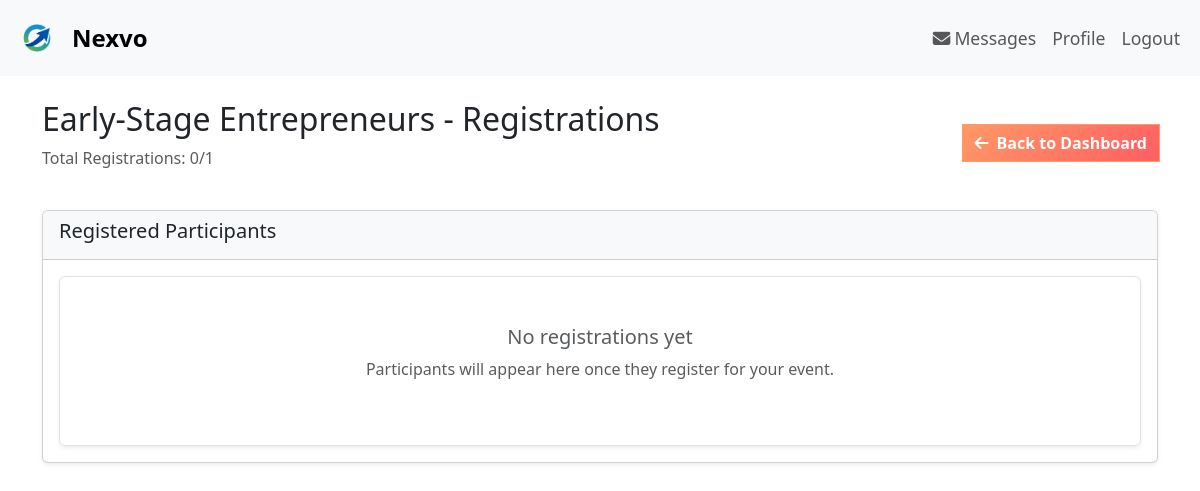
The page /event/23/registrations/ (signed in) on the database as committed earlier.
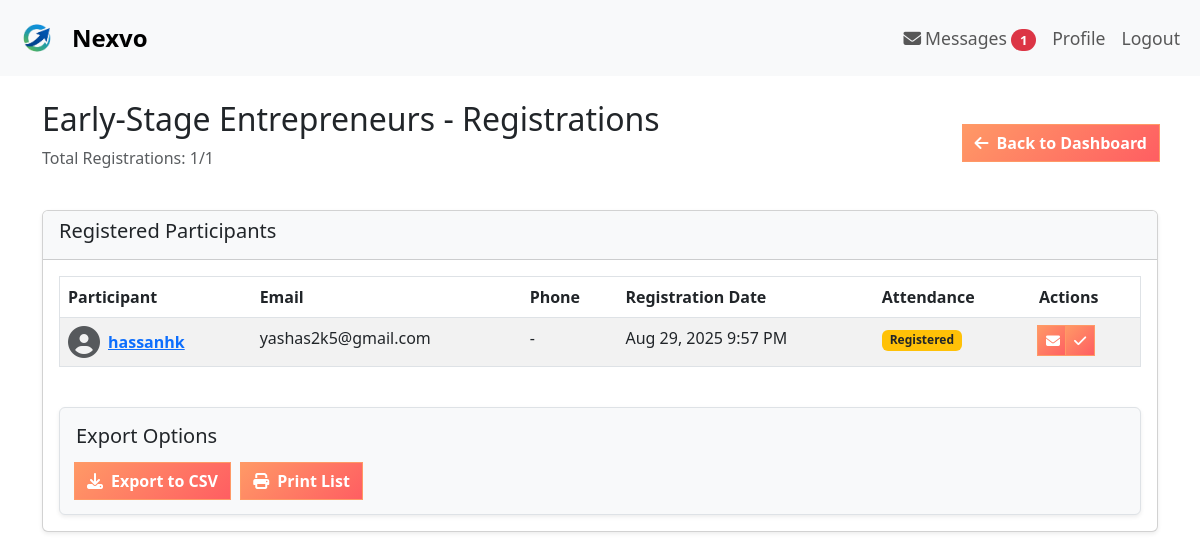
The same page on the database as committed later.
### events/models.py (models this page shows, shortened)
class Registration(models.Model):
    user = models.ForeignKey(User, on_delete=models.CASCADE, default=1)
    name = models.CharField(max_length=100)
    email = models.EmailField()
    event = models.ForeignKey(Event, on_delete=models.CASCADE, related_name='registrations_real')
    registered_at = models.DateTimeField(auto_now_add=True)
    attended = models.BooleanField(default=False)
    responses = models.JSONField(default=dict)
    uploaded_file = models.FileField(upload_to='registration_files/', null=True, blank=True)
    registered_at = models.DateTimeField(auto_now_add=True)
    class Meta:
        unique_together = ('event', 'user')

class User(AbstractUser):
    USER_TYPES = (
        ('organizer', 'Organizer'),
        ('participant', 'Participant'),
    )
    user_type = models.CharField(max_length=20, choices=USER_TYPES)
    phone = models.CharField(max_length=15, blank=True, null=True)
    bio = models.TextField(max_length=500, blank=True, null=True)
    profile_picture = models.ImageField(upload_to='profile_pics/', blank=True)
    areas_of_interest = models.ManyToManyField('Category', blank=True)

### events/views.py (the view)
# urls.py: path('event/<int:event_id>/registrations/', views.event_registrations, name='event_registrations'),
@login_required
def event_registrations(request, event_id):
    event = get_object_or_404(Event, id=event_id)
    if event.organizer != request.user:
        messages.error(request, 'Access denied.')
        return redirect('home')
    registrations = Registration.objects.filter(event=event).order_by('-registered_at')
    context = {
        'event': event,
        'registrations': registrations,
    }
    return render(request, 'events/event_registrations.html', context)

### event_networking/context_processors.py (called while the page is built)
def unread_message_count(request):
    if request.user.is_authenticated:
        count = Message.objects.filter(receiver=request.user, is_read=False).count()
        return {'unread_message_count': count}
    return {'unread_message_count': 0}

### templates/events/event_registrations.html (shortened to what the changed rows need)
{% extends 'base.html' %}
{% block content %}
<div class="row">
    <div class="col-12">
        <div class="d-flex justify-content-between align-items-center mb-4">
            <div>
                <h2>{{ event.title }} - Registrations</h2>
                <p class="text-muted">Total Registrations: {{ registrations|length }}/{{ event.max_participants }}</p>
            </div>
        </div>
    </div>
</div>
<div class="row">
    <div class="col-12">
        <div class="card shadow-sm">
            <div class="card-body">
                {% if registrations %}
                <div class="table-responsive">
                    <table class="table table-hover table-striped border">
                        <thead>
                            <tr>
                                <th>Participant</th>
                                <th>Email</th>
                                <th>Phone</th>
                                <th>Registration Date</th>
                                <th>Attendance</th>
                                <th>Actions</th>
                            </tr>
                        </thead>
                        <tbody>
                            {% for registration in registrations %}
                            <tr>
                                <td>
                                    <div class="d-flex align-items-center">
                                        {% if registration.user.profile_picture %}
                                            <img src="{{ registration.user.profile_picture.url }}" class="rounded-circle me-2" width="40" height="40" alt="Profile Picture">
                                        {% else %}
                                            <i class="fas fa-user-circle fa-2x text-muted me-2"></i>
                                        {% endif %}
                                        <div>
                                            <strong>
                                                <a href="{% url 'participant_detail' registration.id %}">
                                                    {{ registration.user.get_full_name|default:registration.user.username }}
                                                </a>
                                            </strong>
                                        </div>
                                    </div>
                                </td>
                                <td>{{ registration.user.email }}</td>
                                <td>{{ registration.user.phone|default:"-" }}</td>
                                <td>{{ registration.registered_at|date:"M d, Y g:i A" }}</td>
                                <td>
                                    {% if registration.attended %}
                                        <span class="badge bg-success">Attended</span>
                                    {% else %}
                                        <span class="badge bg-warning text-dark">Registered</span>
                                    {% endif %}
                                </td>
                                <td>
                                    <div class="btn-group btn-group-sm" role="group">
                                        <a href="{% url 'conversation' registration.user.id %}" class="btn btn-custom" title="Send Message">
                                            <i class="fas fa-envelope"></i>
                                        </a>
                                        {% if not registration.attended %}
                                        <button class="btn btn-custom" onclick="markAttended({{ registration.id }})" title="Mark Attended">
                                            <i class="fas fa-check"></i>
                                        </button>
                                        {% endif %}
                                    </div>
                                </td>
                            </tr>
                            {% endfor %}
                        </tbody>
                    </table>
                </div>
                <div class="mt-4 p-3 border rounded bg-light shadow-sm">
                    <h5 class="mb-3">Export Options</h5>
                    <button onclick="exportToCSV()" class="btn btn-custom me-2">
                        <i class="fas fa-download me-2"></i>Export to CSV
                    </button>
                    <button onclick="window.print()" class="btn btn-custom">
                        <i class="fas fa-print me-2"></i>Print List
                    </button>
                </div>
                {% else %}
                <div class="text-center p-5 border rounded shadow-sm">
                    <h5 class="text-muted">No registrations yet</h5>
                    <p class="text-muted">Participants will appear here once they register for your event.</p>
                </div>
                {% endif %}
            </div>
        </div>
    </div>
</div>
{% endblock %}

Rows that differ between the two databases and show on the page:
added Registration: user.get_full_name "hassanhk", user.email "yashas2k5@gmail.com", user.phone "-", registered_at "Aug 29, 2025 9:57 PM", attended "Registered"
Other text that changed with them:
{{ unread_message_count }}: (not shown) → "1"
{{ registrations|length }}: "0" → "1"
text no longer shown: "No registrations yet Participants will appear here once they register for your event."
text now shown: "Participant Email Phone Registration Date Attendance Actions Export Options Export to CSV Print List"
